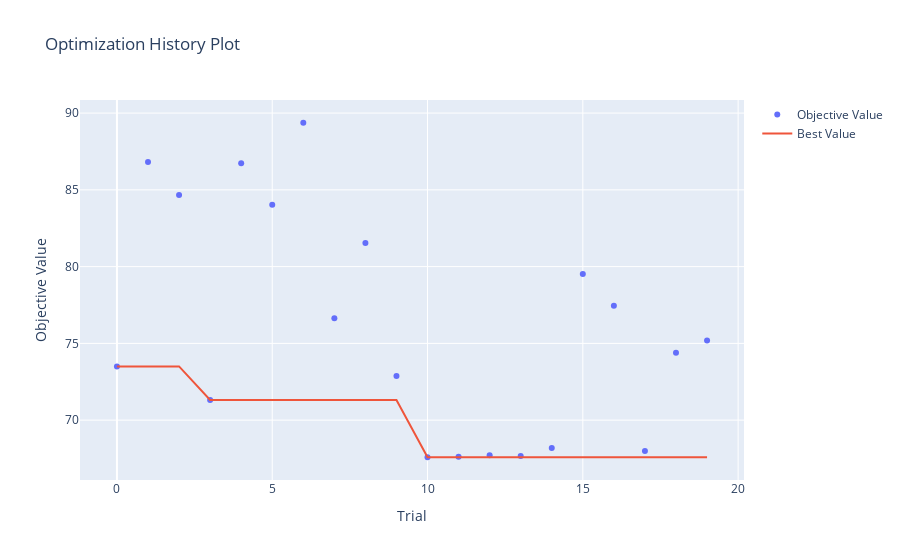
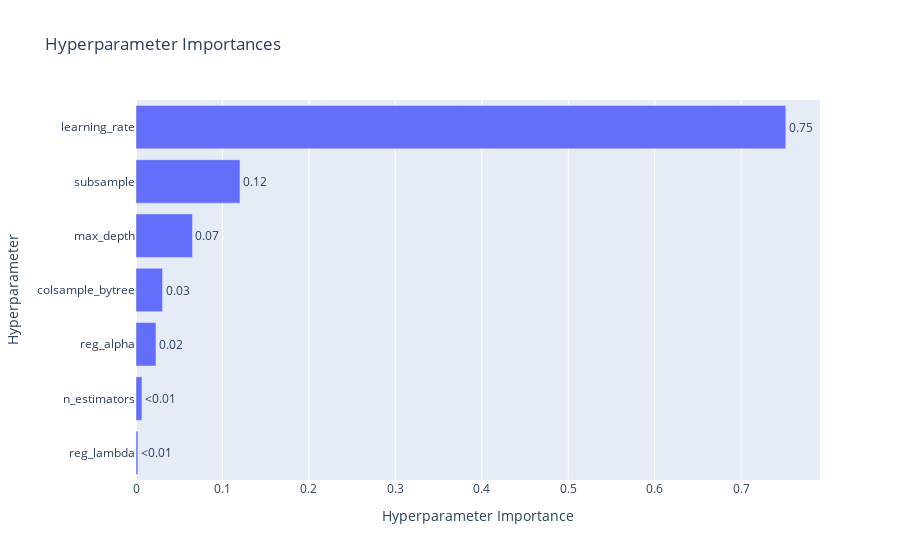

The notebook cell saved with these charts, in order:
### Code cell
import optuna.visualization as vis

vis.plot_optimization_history(study_xgb).show()
vis.plot_param_importances(study_xgb).show()

### Figure 1 — Plotly figure (JSON) as saved in the notebook; plotly's stock layout.template omitted (floating-point values rounded to 4 significant figures)
{"data": [{"mode": "markers", "name": "Objective Value", "type": "scatter", "x": [0, 1, 2, 3, 4, 5, 6, 7, 8, 9, 10, 11, 12, 13, 14, 15, 16, 17, 18, 19], "y": [73.5, 86.81, 84.67, 71.31, 86.74, 84.03, 89.37, 76.64, 81.54, 72.87, 67.58, 67.61, 67.72, 67.66, 68.19, 79.52, 77.46, 67.99, 74.38, 75.19]}, {"mode": "lines", "name": "Best Value", "type": "scatter", "x": [0, 1, 2, 3, 4, 5, 6, 7, 8, 9, 10, 11, 12, 13, 14, 15, 16, 17, 18, 19], "y": [73.5, 73.5, 73.5, 71.31, 71.31, 71.31, 71.31, 71.31, 71.31, 71.31, 67.58, 67.58, 67.58, 67.58, 67.58, 67.58, 67.58, 67.58, 67.58, 67.58]}, {"marker": {"color": "#cccccc"}, "mode": "markers", "name": "Infeasible Trial", "showlegend": false, "type": "scatter", "x": [], "y": []}], "layout": {"title": {"text": "Optimization History Plot"}, "xaxis": {"title": {"text": "Trial"}}, "yaxis": {"title": {"text": "Objective Value"}}}}

### Figure 2 — Plotly figure (JSON) as saved in the notebook; plotly's stock layout.template omitted (floating-point values rounded to 4 significant figures)
{"data": [{"cliponaxis": false, "hovertemplate": ["reg_lambda (FloatDistribution): 0.0021356192176304584<extra></extra>", "n_estimators (IntDistribution): 0.006869301237947413<extra></extra>", "reg_alpha (FloatDistribution): 0.023086251221308824<extra></extra>", "colsample_bytree (FloatDistribution): 0.030698675884620597<extra></extra>", "max_depth (IntDistribution): 0.06532009467741849<extra></extra>", "subsample (FloatDistribution): 0.1202514200609923<extra></extra>", "learning_rate (FloatDistribution): 0.7516386377000819<extra></extra>"], "name": "Objective Value", "orientation": "h", "text": ["<0.01", "<0.01", "0.02", "0.03", "0.07", "0.12", "0.75"], "textposition": "outside", "type": "bar", "x": [0.002136, 0.006869, 0.02309, 0.0307, 0.06532, 0.1203, 0.7516], "y": ["reg_lambda", "n_estimators", "reg_alpha", "colsample_bytree", "max_depth", "subsample", "learning_rate"]}], "layout": {"title": {"text": "Hyperparameter Importances"}, "xaxis": {"title": {"text": "Hyperparameter Importance"}}, "yaxis": {"title": {"text": "Hyperparameter"}}}}
